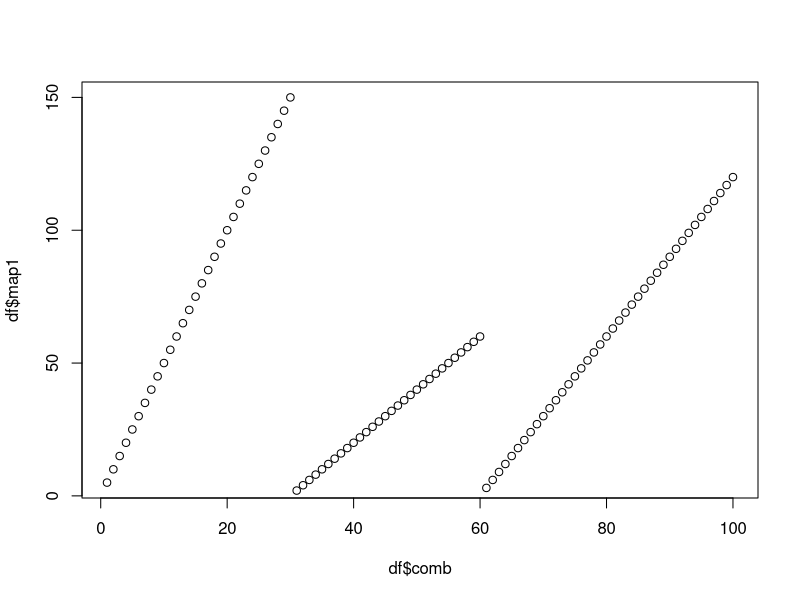
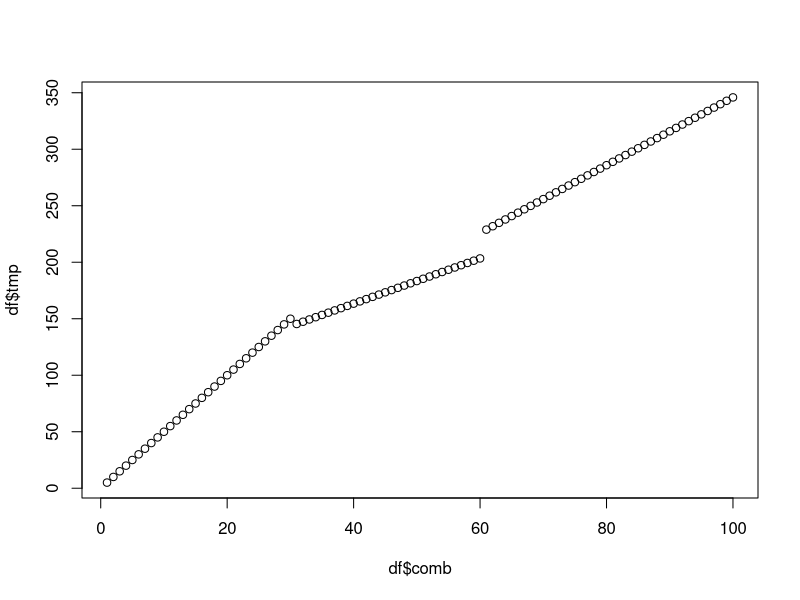

These figures' R source, in order:

df <- data.frame(comb=1:100,map1=NA,map2=NA,map3=NA)
df$map1[1:30]   <- 5*1:30
df$map2[31:60]  <- 2*1:30
df$map3[61:100] <- 3*1:40
model1 <- lm(map1 ~ comb,df)
model2 <- lm(map2 ~ comb,df)
model3 <- lm(map3 ~ comb,df)
plot(df$comb,df$map1)
points(df$comb,df$map2)
points(df$comb,df$map3)

frags <- c("map1","map2","map3")
n_frags = 3

calc_sse <- function(offsets)
{
    df$tmp = NA
    i=1
    offsets[1] = 0.0
    for( mp in frags )
    {
        wh = !is.na(df[[mp]])
        df$tmp[wh] = df[[mp]][wh] + offsets[i]
        i = i + 1
    }

    #plot(df$comb,df$tmp)

    model = lm(tmp ~ comb, df)
    df$pred = predict(model,newdata=df)
    sse = sum((df$tmp-df$pred)^2,na.rm=TRUE)
    return(sse)
}

plot_merged <- function(offsets)
{
    df$tmp = NA
    i=1
    offsets[1] = 0.0
    for( mp in frags )
    {
        wh = !is.na(df[[mp]])
        df$tmp[wh] = df[[mp]][wh] + offsets[i]
        i = i + 1
    }

    plot(df$comb,df$tmp)

}

#calc_sse(c(0,150,200))

res <- optim(c(0,0,0),calc_sse)

plot_merged(res[[1]])
